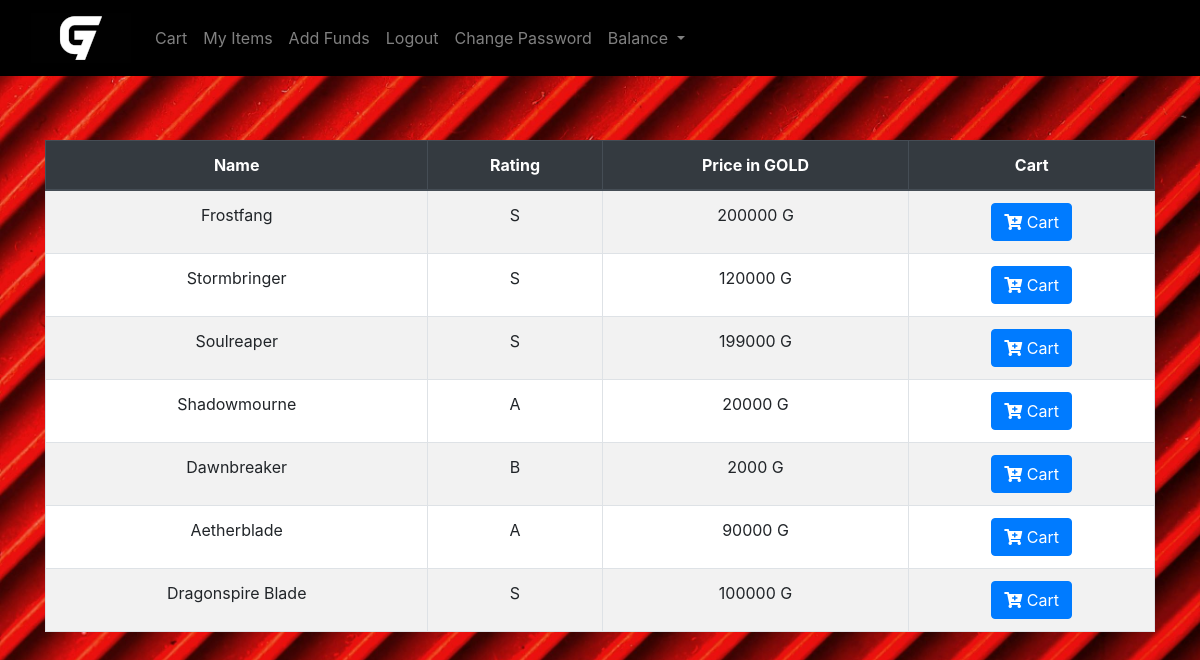
/sword (signed in), run on the app's committed database.
### tables this page shows
CREATE TABLE object(Object_ID int PRIMARY KEY,
Object_Name varchar(100),
Object_type varchar(20),
listing varchar(2),
rating varchar(1),
price int,
image_src varchar(1000));

### main.py (the view)
@app.get("/sword")
@login_required
async def sword(request : Request):
    user = request.session.get("user")
    items = listed_object_data_generator("Sword")
    return templates.TemplateResponse("sword.html",{"request":request,"items":items,"user":user})

### templates/sword.html (shortened to what this page needs)
{% extends "layout.html" %}
{% block main %}
<div class="container mt-3">
    <table class="table table-hover table-striped table-bordered" style="background-color: white;">
        <thead class="thead-dark">
            <tr>
                <th>Name</th>
                <th>Rating</th>
                <th>Price in GOLD</th>
                <th>Cart</th>
            </tr>
        </thead>
        <tbody>
            {% for i in items %}
            <tr>
                <td style="background-color: white;">{{ i[1] }}</td>
                <td style="background-color: white;">{{ i[4] }}</td>
                <td style="background-color: white;">{{ i[5] }} G</td>
                <td style="background-color: white;">
                    <a href="{{ url_for('object_cart', ID=i[0], Type=i[2]) }}" class="btn btn-primary">
                        <i class="fas fa-cart-plus"></i> Cart
                    </a>
                </td>
            </tr>
            {% endfor %}
        </tbody>
    </table>
</div>
{% endblock %}

### templates/layout.html (shortened to what this page needs)
<!DOCTYPE html>
<html lang="en">
<head>
    <link href="https://cdn.jsdelivr.net/npm/bootstrap@5.2.3/dist/css/bootstrap.min.css" rel="stylesheet">
    <link href="/static/CSSS.css" rel="stylesheet">
    <link href="https://stackpath.bootstrapcdn.com/bootstrap/4.5.2/css/bootstrap.min.css" rel="stylesheet">
    <link href="https://cdnjs.cloudflare.com/ajax/libs/font-awesome/5.15.1/css/all.min.css" rel="stylesheet">
</head>
<body>
    <nav class="navbar navbar-expand-sm navbar-dark bg-black">
        <div class="container-fluid">
            <a class="navbar-brand" href="/"><img src="/static/G.gif"></a>
            <div class="collapse navbar-collapse" id="mynavbar">
                {% if user %}
                <ul class="navbar-nav me-auto">
                    <li class="nav-item"><a class="nav-link" href="/cart">Cart</a></li>
                    <li class="nav-item"><a class="nav-link" href="/objs">My Items</a></li>
                    <li class="nav-item"><a class="nav-link" href="/buy">Add Funds</a></li>
                    <li class="nav-item"><a class="nav-link" href="/logout">Logout</a></li>
                    <li class="nav-item"><a class="nav-link" href="/changepassword">Change Password</a></li>
                    <li class="nav-item dropdown">
                        <a class="nav-link dropdown-toggle" id="navbarDropdown" role="button" data-bs-toggle="dropdown" aria-expanded="false">
                            Balance
                        </a>
                    </li>
                </ul>
                {% else %}
                <ul class="navbar-nav me-auto">
                    <li class="nav-item"><a class="nav-link" href="/register">Register</a></li>
                    <li class="nav-item"><a class="nav-link" href="/login">Login</a></li>
                </ul>
                {% endif %}
            </div>
        </div>
    </nav>
    <main class="container-fluid py-5 text-center">
        {% block main %}{% endblock %}
    </main>
</body>
</html>

### templates/layout.html (style rules this page uses)
body { background-image: url("/static/background.jpg"); background-size: cover; background-position: center; background-repeat: repeat; height: 100vh; }

### data on the page
object: Object_Name "Frostfang", rating "S", price "200000"
object: Object_Name "Stormbringer", rating "S", price "120000"
object: Object_Name "Soulreaper", rating "S", price "199000"
object: Object_Name "Shadowmourne", rating "A", price "20000"
object: Object_Name "Dawnbreaker", rating "B", price "2000"
object: Object_Name "Aetherblade", rating "A", price "90000"
object: Object_Name "Dragonspire Blade", rating "S", price "100000"
